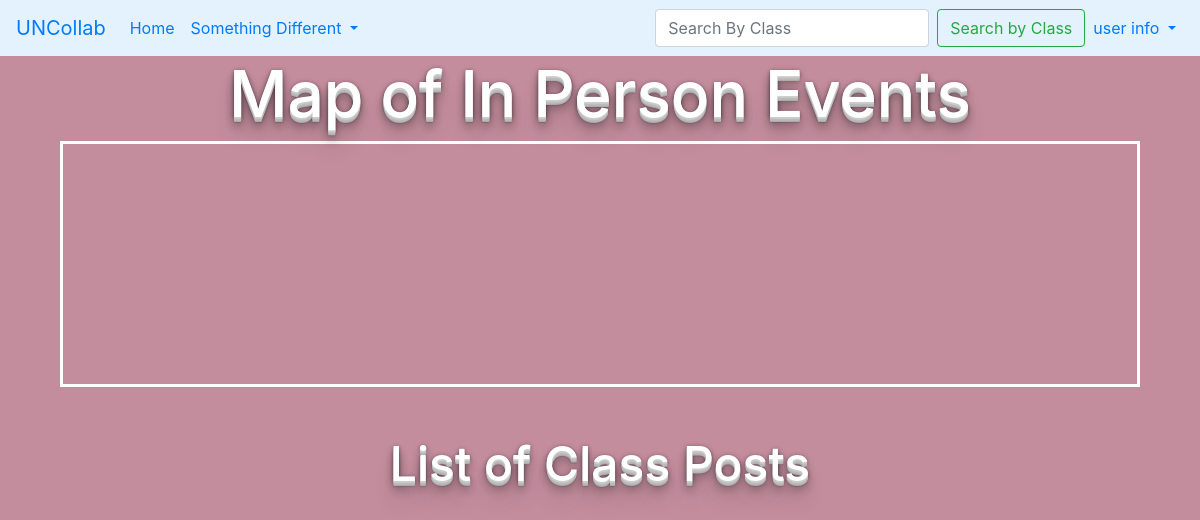
Before: / with the older database file.
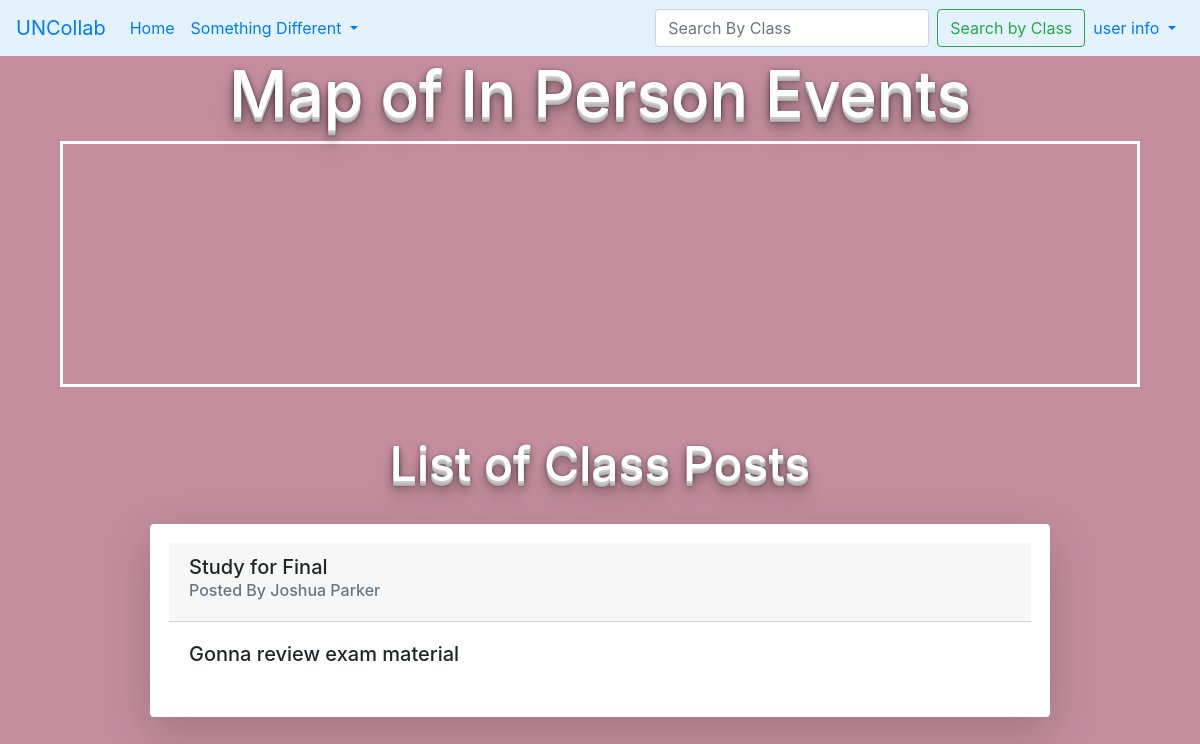
After: the same page with the newer database file.
### tables this page shows
CREATE TABLE posts(
  id INTEGER PRIMARY KEY AUTOINCREMENT,
  author_id INTEGER NOT NULL,
  class_id INTEGER NOT NULL,
  created TIMESTAMP DEFAULT CURRENT_TIMESTAMP,
  title TEXT NOT NULL,
  description TEXT,
  type TEXT NOT NULL,
  reason TEXT NOT NULL,
  location TEXT NOT NULL,
  x_cord FLOAT,
  y_cord FLOAT,
  start_time DATETIME NOT NULL,
  duration INTEGER NOT NULL,
  FOREIGN KEY (author_id) REFERENCES user (id),
  FOREIGN KEY (class_id) REFERENCES classes (id)
);

CREATE TABLE user(
  id INTEGER PRIMARY KEY AUTOINCREMENT,
  email TEXT UNIQUE NOT NULL,
  username TEXT UNIQUE NOT NULL,
  password INTEGER NOT NULL,
  first_name TEXT NOT NULL,
  last_name TEXT NOT NULL,
  date_created TIMESTAMP DEFAULT CURRENT_TIMESTAMP
);

### collab_app/post.py (the view, shortened to what this page needs)
@bp.route('/')
@bp.route('/<clss>')
def index(clss=None):
  db = get_db()
  posts = db.execute(
    'SELECT p.id, title, created, author_id, first_name, last_name, description, start_time, location, type, p.class_id'
        ' FROM posts p JOIN user u ON p.author_id = u.id'
        ' ORDER BY created DESC'
    ).fetchall()
  if g.user:
    classes = db.execute(
      'SELECT class_id FROM class_members WHERE member_id = ?', (g.user['id'],)
    ).fetchall()
  else:
    classes=[]
  return render_template('post/index.html', posts=posts, classes=classes)

### collab_app/auth.py (called while the page is built)
@bp.before_app_request
def load_logged_in_user():
  user_id = session.get('user_id')
  if user_id is None:
    g.user = None
  else:
    g.user = get_db().execute(
      'SELECT * FROM user WHERE id = ?', (user_id,)
    ).fetchone()

### collab_app/db.py (called while the page is built)
def get_db():
  if 'db' not in g:
    g.db = sqlite3.connect(
      current_app.config['DATABASE'],
      detect_types=sqlite3.PARSE_DECLTYPES
    )
    g.db.row_factory = sqlite3.Row
  return  g.db

### collab_app/templates/post/index.html (shortened to what this page needs)
<!DOCTYPE html>
<html lang="fr">
<head>
  <link rel="stylesheet" type="text/css" href="../static/css/style.css">
  <link href='https://api.tiles.mapbox.com/mapbox-gl-js/v2.2.0/mapbox-gl.css' rel='stylesheet' />
  <link rel="stylesheet" href="https://stackpath.bootstrapcdn.com/bootstrap/4.3.1/css/bootstrap.min.css">
</head>
<body>
  {% include 'navbar.html' %}
  <h1 class='title1'>Map of In Person Events</h1>
  <div id='map'></div>
  <br>
  <br>
  <h2 class="title2" style="text-align: center; float: none;">List of Class Posts</h2>
  <br>
  {% for post in posts %}
      <div class="card shadow-lg p-3 mb-5 bg-white rounded">
        <div class="card-header">
         <h5> {{ post['title'] }}</h5>
         <h6 class="card-subtitle mb-2 text-muted">Posted By {{ post['first_name'] }} {{ post['last_name'] }}</h6>
        </div>
        <div class="card-body">
          <h5 class="card-title">{{ post['description']}} </h5>
        </div>
      </div>
  {% endfor %}
</body>
</html>

### collab_app/templates/navbar.html (shortened to what this page needs)
<nav class="navbar navbar-expand-lg navbar-lightr" style="background-color: #e3f2fd;">
  <a class="navbar-brand" href="#">UNCollab</a>
  <div class="collapse navbar-collapse" id="navbarSupportedContent">
    <ul class="navbar-nav mr-auto">
      <li class="nav-item active">
        <a class="nav-link" href="{{url_for('post.index')}}">Home <span class="sr-only">(current)</span></a>
      </li>
      <li class="nav-item dropdown">
        <a class="nav-link dropdown-toggle" href="#" id="navbarDropdown" role="button" data-toggle="dropdown" aria-haspopup="true" aria-expanded="false">
          Something Different
        </a>
      </li>
    </ul>
    <form id="sf" class="form-inline my-2 my-lg-0">
      <input list="cs" class="form-control mr-sm-2" id="search_bar" autocomplete="off" placeholder="Search By Class" aria-label="Search">
      <button class="btn btn-outline-success my-2 my-sm-0" id="search_trgt" type="button">Search by Class</button>
    </form>
    {% if g.user %}
    <ul class="navbar-nav">
      <li class="nav-item dropdown">
        <a class="nav-link dropdown-toggle" href="#" id="navbarDropdown" role="button" data-toggle="dropdown" aria-haspopup="true" aria-expanded="false">
          user info
        </a>
        <div class="dropdown-menu" aria-labelledby="navbarDropdown">
          <a class="dropdown-item disabled" id="username">{{ g.user['username'] }}</a>
          <a class="nav-link" href="{{ url_for('auth.logout') }}">Log Out</a>
        </div>
      </li>
      </ul>
    {% else %}
    <ul class="navbar-nav">
      <li class="nav-item dropdown">
        <a class="nav-link dropdown-toggle" href="#" id="navbarDropdown" role="button" data-toggle="dropdown" aria-haspopup="true" aria-expanded="false">
          user info
        </a>
      </li>
      </ul>
    {% endif %}
    </div>
    </nav>

### collab_app/static/css/style.css (style rules this page uses)
body { background-color: #C38D9E !important; }
.card { display: block !important; margin-left: auto !important; margin-right: auto !important; width: 75% !important; border: 3px solid white !important; }
#map { display: block; margin-left: auto; margin-right: auto; width: 90%; height: 30%; border: 3px solid white; padding: 120px; }
.title1 { display: flex; align-items: center; justify-content: center; color: white; font-size:64px; text-shadow: 0 1px 0 #ccc, 0 2px 0 #c9c9c9, 0 3px 0 #bbb, 0 4px 0 #b9b9b9, 0 5px 0 #aaa, 0 6px 1px rgba(0, 0, 0, .1), 0 0 5px rgba(0, 0, 0, .1), 0 1px 3px rgba(0, 0, 0, .3), 0 3px 5px rgba(0, 0, 0, .2), 0 5px 10px rgba(0, 0, 0, .25), 0 10px 10px rgba(0, 0, 0, .2), 0 20px 20px rgba(0, 0, 0, .15); }
.title2 { display: flex; align-items: center; justify-content: center; color: white; font-size:48px; text-shadow: 0 1px 0 #ccc, 0 2px 0 #c9c9c9, 0 3px 0 #bbb, 0 4px 0 #b9b9b9, 0 5px 0 #aaa, 0 6px 1px rgba(0, 0, 0, .1), 0 0 5px rgba(0, 0, 0, .1), 0 1px 3px rgba(0, 0, 0, .3), 0 3px 5px rgba(0, 0, 0, .2), 0 5px 10px rgba(0, 0, 0, .25), 0 10px 10px rgba(0, 0, 0, .2), 0 20px 20px rgba(0, 0, 0, .15); }

Changed rows visible on the page:
added posts: title "Study for Final", first_name "Joshua", last_name "Parker", description "Gonna review exam material"
